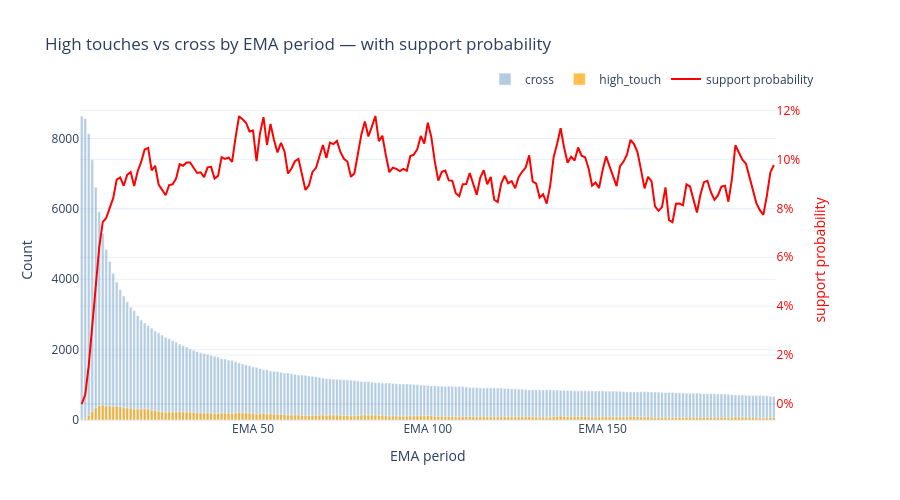

Write notebook code for a chart like this one.
### Markdown cell above
Visualization of how often each EMA was touched vs crossed by candle Highs, plus their ratio.

Plots high_touch and cross as overlapping bars across all EMA periods, \
with the touch/cross ratio drawn as a red line on a secondary axis. \
Allows to see raw activity and the resistance ratio on one chart.

Result: a dual-axis chart
- bars for the raw counts
- a red line for the ratio

### Code cell
ratio = result["high_touch"] / (result["high_touch"] + result["cross"]).replace(0, np.nan)

fig = make_subplots(specs=[[{"secondary_y": True}]])

fig.add_trace(
    go.Bar(x=result["ema"], y=result["cross"], name="cross",
           marker_color="steelblue", opacity=0.4),
    secondary_y=False,
)
fig.add_trace(
    go.Bar(x=result["ema"], y=result["high_touch"], name="high_touch",
           marker_color="orange", opacity=0.7),
    secondary_y=False,
)
fig.add_trace(
    go.Scatter(x=result["ema"], y=ratio, name="support probability",
               mode="lines", line=dict(color="red", width=2),
               hovertemplate="%{y:.1%}"),
    secondary_y=True,
)

fig.update_layout(
    title="High touches vs cross by EMA period — with support probability",
    barmode="overlay",
    template="plotly_white",
    height=500,
    hovermode="x unified",
    hoverlabel=dict(namelength=-1),
    legend=dict(orientation="h", yanchor="bottom", y=1.02, xanchor="right", x=1),
)
fig.update_xaxes(title_text="EMA period", tickprefix="EMA ")
fig.update_yaxes(title_text="Count", secondary_y=False)
fig.update_yaxes(title_text="support probability", secondary_y=True, color="red", tickformat=".0%")

fig.show()

### Figure 1 — Plotly figure (JSON) as saved in the notebook; plotly's stock layout.template omitted (floating-point values rounded to 4 significant figures; data arrays with more than 128 entries replaced by an {"elided": "..."} marker saying what was removed)
{"data": [{"marker": {"color": "steelblue"}, "name": "cross", "opacity": 0.4, "type": "bar", "x": {"elided": "199 int values"}, "xaxis": "x", "y": {"elided": "199 int values"}, "yaxis": "y"}, {"marker": {"color": "orange"}, "name": "high_touch", "opacity": 0.7, "type": "bar", "x": {"elided": "199 int values"}, "xaxis": "x", "y": {"elided": "199 int values"}, "yaxis": "y"}, {"hovertemplate": "%{y:.1%}", "line": {"color": "red", "width": 2}, "mode": "lines", "name": "support probability", "type": "scatter", "x": {"elided": "199 int values"}, "xaxis": "x", "y": {"elided": "199 float values"}, "yaxis": "y2"}], "layout": {"barmode": "overlay", "height": 500, "hoverlabel": {"namelength": -1}, "hovermode": "x unified", "legend": {"orientation": "h", "x": 1, "xanchor": "right", "y": 1.02, "yanchor": "bottom"}, "title": {"text": "High touches vs cross by EMA period — with support probability"}, "xaxis": {"anchor": "y", "domain": [0, 0.94], "tickprefix": "EMA ", "title": {"text": "EMA period"}}, "yaxis": {"anchor": "x", "domain": [0, 1], "title": {"text": "Count"}}, "yaxis2": {"anchor": "x", "color": "red", "overlaying": "y", "side": "right", "tickformat": ".0%", "title": {"text": "support probability"}}}}
